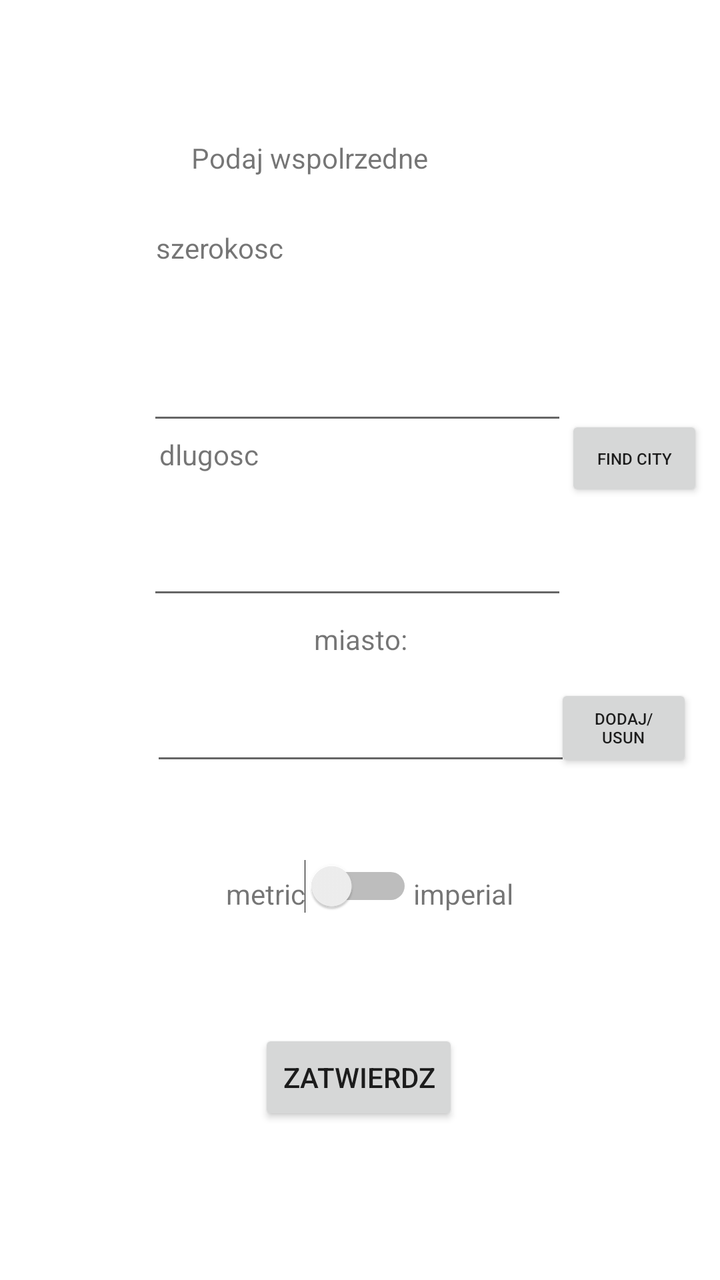
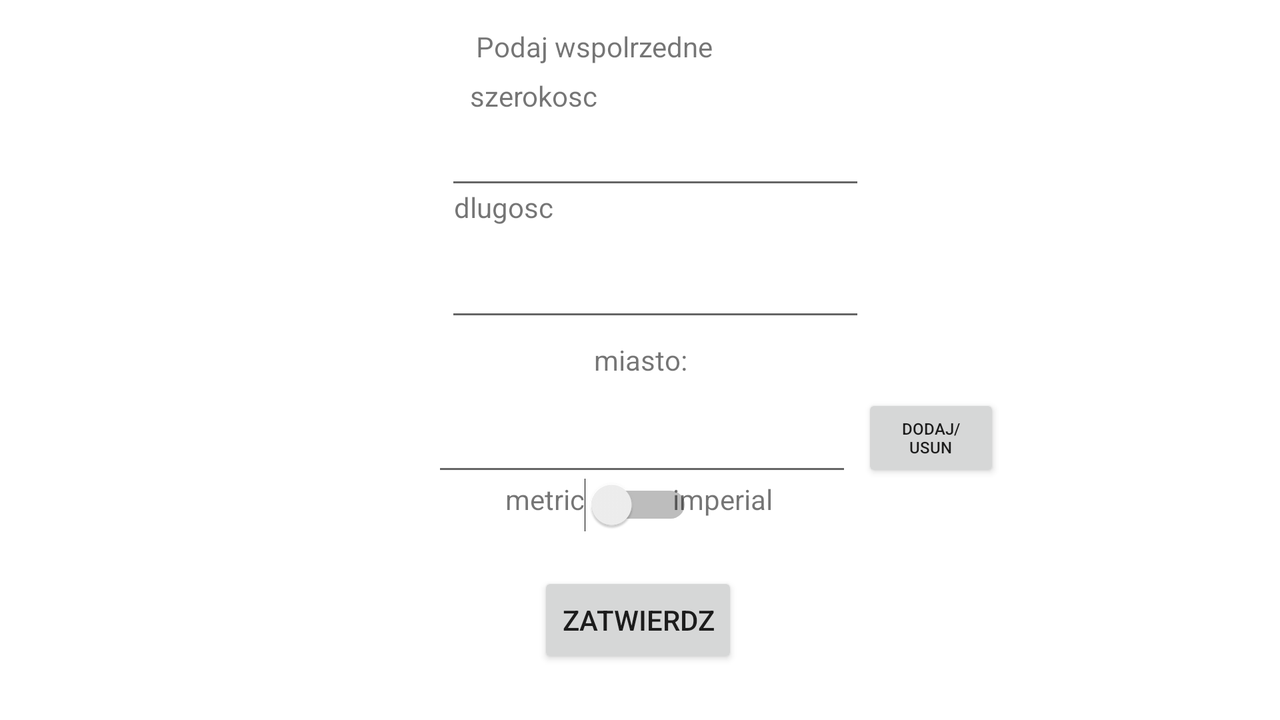

The same Android screen from two of the app's own layout files: first res/layout/ as a phone draws it, then the author's variant for another configuration, drawn on a device whose configuration selects that folder. Both files follow.
<!-- AndroidManifest.xml: application theme Theme.AstroWeather -->
<!-- res/layout/activity_settings_view.xml -->
<?xml version="1.0" encoding="utf-8"?>

<androidx.constraintlayout.widget.ConstraintLayout xmlns:android="http://schemas.android.com/apk/res/android"
    xmlns:app="http://schemas.android.com/apk/res-auto"
    xmlns:tools="http://schemas.android.com/tools"
    android:layout_width="match_parent"
    android:layout_height="match_parent"
    tools:context=".Settings_view">

    <EditText
        android:id="@+id/miasto_t"
        android:layout_width="wrap_content"
        android:layout_height="wrap_content"
        android:ems="10"
        android:inputType="text"
        app:layout_constraintBottom_toBottomOf="parent"
        app:layout_constraintEnd_toEndOf="parent"
        app:layout_constraintHorizontal_bias="0.502"
        app:layout_constraintStart_toStartOf="parent"
        app:layout_constraintTop_toBottomOf="@+id/textView6"
        app:layout_constraintVertical_bias="0.036" />

    <TextView
        android:id="@+id/textView4"
        android:layout_width="205dp"
        android:layout_height="35dp"
        android:text="dlugosc"
        app:layout_constraintBottom_toBottomOf="parent"
        app:layout_constraintEnd_toEndOf="parent"
        app:layout_constraintHorizontal_bias="0.514"
        app:layout_constraintStart_toStartOf="parent"
        app:layout_constraintTop_toTopOf="parent"
        app:layout_constraintVertical_bias="0.36" />

    <TextView
        android:id="@+id/textView5"
        android:layout_width="207dp"
        android:layout_height="42dp"
        android:text="szerokosc"
        app:layout_constraintBottom_toBottomOf="parent"
        app:layout_constraintEnd_toEndOf="parent"
        app:layout_constraintHorizontal_bias="0.509"
        app:layout_constraintStart_toStartOf="parent"
        app:layout_constraintTop_toTopOf="parent"
        app:layout_constraintVertical_bias="0.191" />

    <TextView
        android:id="@+id/textView3"
        android:layout_width="169dp"
        android:layout_height="26dp"
        android:text="Podaj wspolrzedne"
        app:layout_constraintBottom_toBottomOf="parent"
        app:layout_constraintEnd_toEndOf="parent"
        app:layout_constraintStart_toStartOf="parent"
        app:layout_constraintTop_toTopOf="parent"
        app:layout_constraintVertical_bias="0.113" />

    <TextView
        android:id="@+id/textView6"
        android:layout_width="207dp"
        android:layout_height="35dp"
        android:gravity="center"
        android:text="miasto:"
        app:layout_constraintBottom_toBottomOf="parent"
        app:layout_constraintEnd_toEndOf="parent"
        app:layout_constraintStart_toStartOf="parent"
        app:layout_constraintTop_toTopOf="parent"
        app:layout_constraintVertical_bias="0.499" />

    <EditText
        android:id="@+id/szerokosc_t"
        android:layout_width="wrap_content"
        android:layout_height="wrap_content"
        android:digits="0123456789.-"
        android:ems="10"
        android:inputType="text"
        app:layout_constraintBottom_toTopOf="@+id/textView6"
        app:layout_constraintEnd_toEndOf="parent"
        app:layout_constraintHorizontal_bias="0.492"
        app:layout_constraintStart_toStartOf="parent"
        app:layout_constraintTop_toBottomOf="@+id/textView5"
        app:layout_constraintVertical_bias="0.187" />

    <Button
        android:id="@+id/zat_but"
        android:layout_width="wrap_content"
        android:layout_height="wrap_content"
        android:text="zatwierdz"
        app:layout_constraintBottom_toBottomOf="parent"
        app:layout_constraintEnd_toEndOf="parent"
        app:layout_constraintHorizontal_bias="0.498"
        app:layout_constraintStart_toStartOf="parent"
        app:layout_constraintTop_toBottomOf="@+id/miasto_t"
        app:layout_constraintVertical_bias="0.621" />

    <EditText
        android:id="@+id/dlugosc_t"
        android:layout_width="wrap_content"
        android:layout_height="wrap_content"
        android:digits="0123456789.-"
        android:ems="10"
        android:inputType="text"
        app:layout_constraintBottom_toBottomOf="parent"
        app:layout_constraintEnd_toEndOf="parent"
        app:layout_constraintHorizontal_bias="0.492"
        app:layout_constraintStart_toStartOf="parent"
        app:layout_constraintTop_toTopOf="parent"
        app:layout_constraintVertical_bias="0.44" />

    <Button
        android:id="@+id/fav"
        android:layout_width="69dp"
        android:layout_height="44dp"
        android:text="dodaj/usun"
        android:textSize="8sp"
        app:layout_constraintBottom_toBottomOf="parent"
        app:layout_constraintEnd_toEndOf="parent"
        app:layout_constraintHorizontal_bias="0.953"
        app:layout_constraintStart_toStartOf="parent"
        app:layout_constraintTop_toTopOf="parent"
        app:layout_constraintVertical_bias="0.574" />

    <Switch
        android:id="@+id/switch1"
        android:layout_width="wrap_content"
        android:layout_height="wrap_content"
        app:layout_constraintBottom_toBottomOf="parent"
        app:layout_constraintEnd_toEndOf="parent"
        app:layout_constraintHorizontal_bias="0.498"
        app:layout_constraintStart_toStartOf="parent"
        app:layout_constraintTop_toTopOf="parent"
        app:layout_constraintVertical_bias="0.701" />

    <TextView
        android:id="@+id/metric"
        android:layout_width="wrap_content"
        android:layout_height="wrap_content"
        android:text="metric"
        app:layout_constraintBottom_toBottomOf="parent"
        app:layout_constraintEnd_toEndOf="parent"
        app:layout_constraintHorizontal_bias="0.353"
        app:layout_constraintStart_toStartOf="parent"
        app:layout_constraintTop_toTopOf="parent"
        app:layout_constraintVertical_bias="0.704" />

    <TextView
        android:id="@+id/metric2"
        android:layout_width="wrap_content"
        android:layout_height="wrap_content"
        android:text="imperial"
        app:layout_constraintBottom_toBottomOf="parent"
        app:layout_constraintEnd_toEndOf="parent"
        app:layout_constraintHorizontal_bias="0.667"
        app:layout_constraintStart_toStartOf="parent"
        app:layout_constraintTop_toTopOf="parent"
        app:layout_constraintVertical_bias="0.704" />

    <Button
        android:id="@+id/findCity"
        android:layout_width="69dp"
        android:layout_height="43dp"
        android:text="find city"
        android:textSize="8sp"
        app:layout_constraintBottom_toBottomOf="parent"
        app:layout_constraintEnd_toEndOf="parent"
        app:layout_constraintHorizontal_bias="0.971"
        app:layout_constraintStart_toStartOf="parent"
        app:layout_constraintTop_toTopOf="parent"
        app:layout_constraintVertical_bias="0.348" />

</androidx.constraintlayout.widget.ConstraintLayout>
<!-- resources referenced by this layout -->
<resources>
  <style name="Theme.AstroWeather" parent="Theme.MaterialComponents.DayNight.DarkActionBar">
          
          <item name="colorPrimary">@color/purple_500</item>
          <item name="colorPrimaryVariant">@color/purple_700</item>
          <item name="colorOnPrimary">@color/white</item>
          
          <item name="colorSecondary">@color/teal_200</item>
          <item name="colorSecondaryVariant">@color/teal_700</item>
          <item name="colorOnSecondary">@color/black</item>
          
          <item name="android:statusBarColor" tools:targetApi="l">?attr/colorPrimaryVariant</item>
          
      </style>
</resources>
<!-- res/layout-land/activity_settings_view.xml (the author's variant of the layout above) -->
<!-- drawn on the phone turned sideways -->
<?xml version="1.0" encoding="utf-8"?>
<androidx.constraintlayout.widget.ConstraintLayout xmlns:android="http://schemas.android.com/apk/res/android"
    xmlns:app="http://schemas.android.com/apk/res-auto"
    xmlns:tools="http://schemas.android.com/tools"
    android:layout_width="match_parent"
    android:layout_height="match_parent"
    tools:context=".Settings_view">

    <EditText
        android:id="@+id/miasto_t"
        android:layout_width="wrap_content"
        android:layout_height="wrap_content"
        android:ems="10"
        android:inputType="text"
        app:layout_constraintBottom_toBottomOf="parent"
        app:layout_constraintEnd_toEndOf="parent"
        app:layout_constraintHorizontal_bias="0.502"
        app:layout_constraintStart_toStartOf="parent"
        app:layout_constraintTop_toBottomOf="@+id/textView6"
        app:layout_constraintVertical_bias="0.036" />

    <TextView
        android:id="@+id/textView4"
        android:layout_width="205dp"
        android:layout_height="35dp"
        android:text="dlugosc"
        app:layout_constraintBottom_toBottomOf="parent"
        app:layout_constraintEnd_toEndOf="parent"
        app:layout_constraintHorizontal_bias="0.522"
        app:layout_constraintStart_toStartOf="parent"
        app:layout_constraintTop_toTopOf="parent"
        app:layout_constraintVertical_bias="0.289" />

    <TextView
        android:id="@+id/textView5"
        android:layout_width="184dp"
        android:layout_height="20dp"
        android:text="szerokosc"
        app:layout_constraintBottom_toBottomOf="parent"
        app:layout_constraintEnd_toEndOf="parent"
        app:layout_constraintHorizontal_bias="0.515"
        app:layout_constraintStart_toStartOf="parent"
        app:layout_constraintTop_toTopOf="parent"
        app:layout_constraintVertical_bias="0.113" />

    <TextView
        android:id="@+id/textView3"
        android:layout_width="169dp"
        android:layout_height="26dp"
        android:text="Podaj wspolrzedne"
        app:layout_constraintBottom_toBottomOf="parent"
        app:layout_constraintEnd_toEndOf="parent"
        app:layout_constraintHorizontal_bias="0.505"
        app:layout_constraintStart_toStartOf="parent"
        app:layout_constraintTop_toTopOf="parent"
        app:layout_constraintVertical_bias="0.041" />

    <TextView
        android:id="@+id/textView6"
        android:layout_width="207dp"
        android:layout_height="35dp"
        android:gravity="center"
        android:text="miasto:"
        app:layout_constraintBottom_toBottomOf="parent"
        app:layout_constraintEnd_toEndOf="parent"
        app:layout_constraintStart_toStartOf="parent"
        app:layout_constraintTop_toTopOf="parent"
        app:layout_constraintVertical_bias="0.499" />

    <EditText
        android:id="@+id/szerokosc_t"
        android:layout_width="wrap_content"
        android:layout_height="wrap_content"
        android:digits="0123456789.-"
        android:ems="10"
        android:inputType="text"
        app:layout_constraintBottom_toTopOf="@+id/textView6"
        app:layout_constraintEnd_toEndOf="parent"
        app:layout_constraintHorizontal_bias="0.518"
        app:layout_constraintStart_toStartOf="parent"
        app:layout_constraintTop_toBottomOf="@+id/textView5"
        app:layout_constraintVertical_bias="0.0" />

    <Button
        android:id="@+id/zat_but"
        android:layout_width="wrap_content"
        android:layout_height="wrap_content"
        android:text="zatwierdz"
        app:layout_constraintBottom_toBottomOf="parent"
        app:layout_constraintEnd_toEndOf="parent"
        app:layout_constraintHorizontal_bias="0.498"
        app:layout_constraintStart_toStartOf="parent"
        app:layout_constraintTop_toBottomOf="@+id/miasto_t"
        app:layout_constraintVertical_bias="0.621" />

    <EditText
        android:id="@+id/dlugosc_t"
        android:layout_width="wrap_content"
        android:layout_height="wrap_content"
        android:digits="0123456789.-"
        android:ems="10"
        android:inputType="text"
        app:layout_constraintBottom_toBottomOf="parent"
        app:layout_constraintEnd_toEndOf="parent"
        app:layout_constraintHorizontal_bias="0.518"
        app:layout_constraintStart_toStartOf="parent"
        app:layout_constraintTop_toTopOf="parent"
        app:layout_constraintVertical_bias="0.39" />

    <Button
        android:id="@+id/fav"
        android:layout_width="69dp"
        android:layout_height="44dp"
        android:text="dodaj/usun"
        android:textSize="8sp"
        app:layout_constraintBottom_toBottomOf="parent"
        app:layout_constraintEnd_toEndOf="parent"
        app:layout_constraintHorizontal_bias="0.755"
        app:layout_constraintStart_toStartOf="parent"
        app:layout_constraintTop_toTopOf="parent"
        app:layout_constraintVertical_bias="0.623" />

    <Switch
        android:id="@+id/switch1"
        android:layout_width="wrap_content"
        android:layout_height="wrap_content"
        app:layout_constraintBottom_toBottomOf="parent"
        app:layout_constraintEnd_toEndOf="parent"
        app:layout_constraintHorizontal_bias="0.499"
        app:layout_constraintStart_toStartOf="parent"
        app:layout_constraintTop_toTopOf="parent"
        app:layout_constraintVertical_bias="0.718" />

    <TextView
        android:id="@+id/metric"
        android:layout_width="wrap_content"
        android:layout_height="wrap_content"
        android:text="metric"
        app:layout_constraintBottom_toBottomOf="parent"
        app:layout_constraintEnd_toEndOf="parent"
        app:layout_constraintHorizontal_bias="0.421"
        app:layout_constraintStart_toStartOf="parent"
        app:layout_constraintTop_toTopOf="parent"
        app:layout_constraintVertical_bias="0.704" />

    <TextView
        android:id="@+id/metric2"
        android:layout_width="wrap_content"
        android:layout_height="wrap_content"
        android:text="imperial"
        app:layout_constraintBottom_toBottomOf="parent"
        app:layout_constraintEnd_toEndOf="parent"
        app:layout_constraintHorizontal_bias="0.57"
        app:layout_constraintStart_toStartOf="parent"
        app:layout_constraintTop_toTopOf="parent"
        app:layout_constraintVertical_bias="0.704" />

</androidx.constraintlayout.widget.ConstraintLayout>
